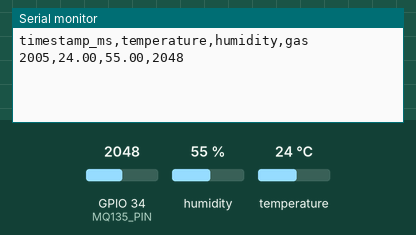
A sketch run on a simulated ESP32. Parts: the last lines printed to the serial monitor. The test bench sets the inputs (shaded band); at power-on: humidity 55 %, GPIO 34 (MQ135_PIN) = 2048, temperature 24 °C (analog values on the 0–4095 scale).

Above: at 3.2 s.
3.3 s: humidity set to 22 %
At 4.3 s:
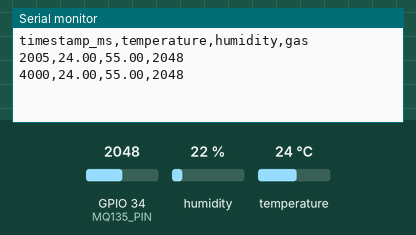
6.0 s: GPIO 34 (MQ135_PIN) set to 2866
At 7.2 s:
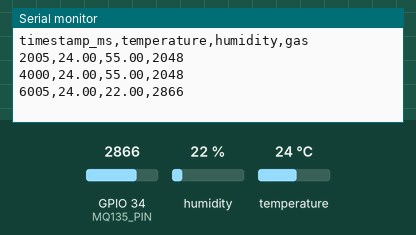
8.7 s: temperature set to 12 °C
At 10.3 s:
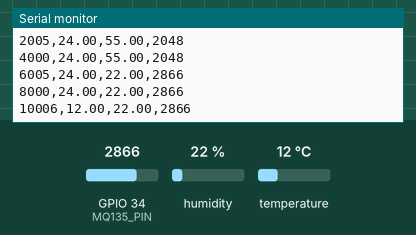
11.4 s: GPIO 34 (MQ135_PIN) set to 3603
At 12.9 s:
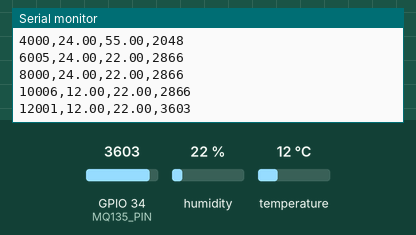
14.1 s: humidity set to 40 %
At 14.1 s:
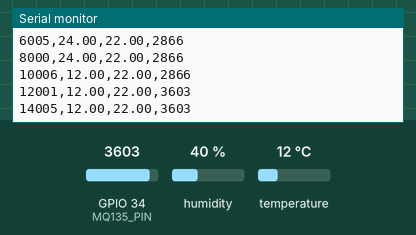
Timing chart, 0 to 17.1 s (numbered marks = the images above; inputs shaded):
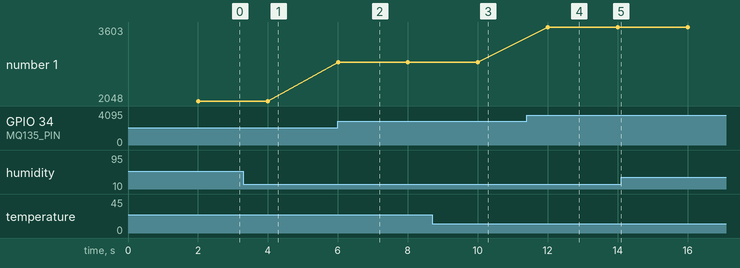

The sketch:

data_logger.ino
```cpp
/*
  Indoor Air Quality — Data Logger
  ---------------------------------
  Use this sketch BEFORE you train anything. It just reads your sensors
  and prints CSV rows to Serial so you can build a real dataset instead of
  relying on the synthetic one from generate_dataset.py.

  How to use it:
    1. Flash this sketch, open Serial Monitor at 115200 baud.
    2. In Arduino IDE: Tools -> Serial Monitor, or better, use
       Tools -> "Serial Plotter"'s sibling, the Serial Monitor, with
       "Copy" so you can paste the output into a .csv file. Even simpler:
       on your PC run:
           python3 -c "import serial; s=serial.Serial('COM3',115200); \
                       [print(s.readline().decode().strip()) for _ in range(999999)]" \
                       > dataset_raw.csv
       (swap COM3 for your ESP32's port, e.g. /dev/ttyUSB0 on Linux/Mac)
    3. Move the sensor rig around: near a closed door, after burning
       incense/candle briefly (ventilated space, be sensible), in a
       stuffy room with the window shut for an hour, right after airing
       the room out, etc. You want readings that actually span
       good/moderate/poor conditions, not just your desk at 9am.
    4. YOU decide the label for each session based on your documented
       criteria (see generate_dataset.py's docstring) and add a "label"
       column afterwards — this sketch does NOT auto-label, because that
       labeling decision is exactly what your evaluator will ask you to
       justify. Don't let a heuristic silently pick your ground truth.

  Wiring: same as esp32_firmware/quickstart_version/ — see that file
  (DHT22 + MQ-135 through a level shifter, no CO2 sensor needed).
*/

#include <DHT.h>

#define DHTPIN 4
#define DHTTYPE DHT22
#define MQ135_PIN 34

DHT dht(DHTPIN, DHTTYPE);
const unsigned long SAMPLE_INTERVAL_MS = 2000;
unsigned long lastSample = 0;
bool headerPrinted = false;

void setup() {
  Serial.begin(115200);
  dht.begin();
  analogReadResolution(12);
  delay(2000);  // give DHT22 time to stabilize
}

void loop() {
  if (millis() - lastSample < SAMPLE_INTERVAL_MS) return;
  lastSample = millis();

  if (!headerPrinted) {
    Serial.println("timestamp_ms,temperature,humidity,gas");
    headerPrinted = true;
  }

  float t = dht.readTemperature();
  float h = dht.readHumidity();
  if (isnan(t) || isnan(h)) return;  // skip bad reads, don't log garbage

  int gas = analogRead(MQ135_PIN);

  Serial.printf("%lu,%.2f,%.2f,%d\n", millis(), t, h, gas);
}
```

Measured:
- after the input at 6.0 s, the serial monitor: prints a new line at once (image 2)
- after the input at 8.7 s, the serial monitor: prints a new line after 1.3 s (image 3)
- after the input at 11.4 s, the serial monitor: prints a new line after 0.60 s (image 4)
- plotted number 1: 2048 → 2866 after the input at 6.0 s, 2866 → 3603 after the input at 11.4 s
